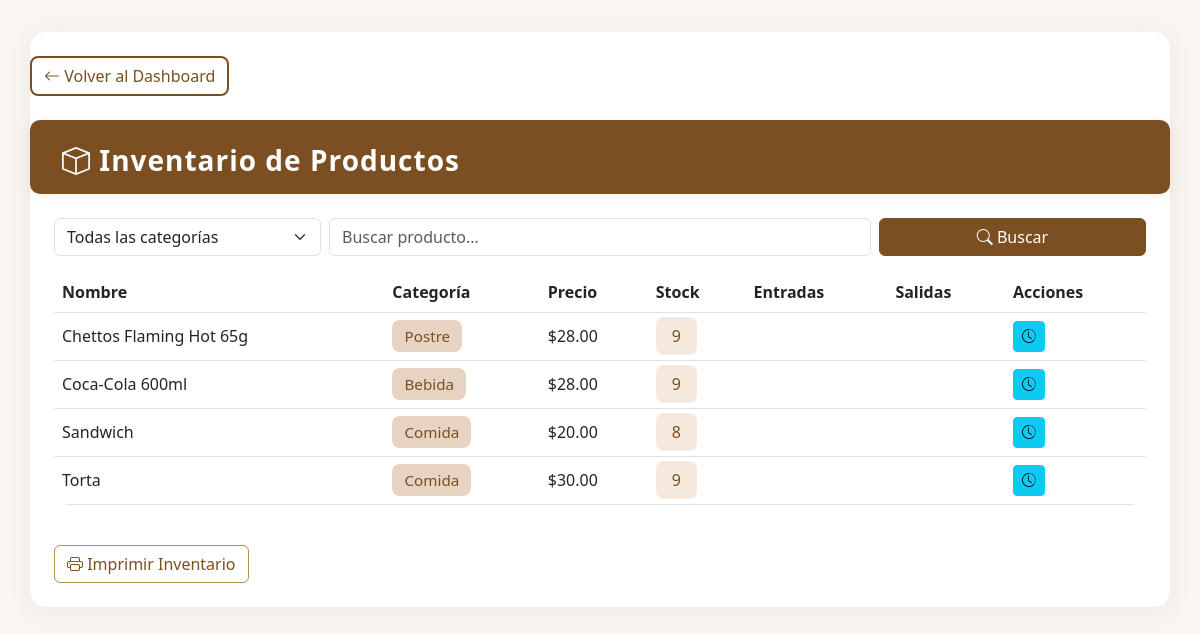
The page /view/inventario.php (signed in) on the database its author committed.
### tables this page shows
CREATE TABLE `productos` (
  `id` int(11) NOT NULL,
  `nombre` varchar(100) DEFAULT NULL,
  `precio` decimal(10,2) DEFAULT NULL,
  `tipo` varchar(20) NOT NULL DEFAULT 'bebida',
  `stock` int(11) NOT NULL DEFAULT 0
);

### model/ProductoModel.php (called while the page is built, shortened)
<?php
class ProductoModel {
    public static function buscarTodos($tipo = '', $q = '') {
        $pdo = Conexion::conectar();
        $sql = "SELECT * FROM productos WHERE 1";
        $params = [];
        $sql .= " ORDER BY nombre ASC";
        $stmt = $pdo->prepare($sql);
        $stmt->execute($params);
        return $stmt->fetchAll(PDO::FETCH_ASSOC);
    }
}

### view/inventario.php (the view, shortened to what this page needs)
<?php
require_once("../model/ProductoModel.php");
$tipo = $_GET['tipo'] ?? '';
$q = $_GET['q'] ?? '';
$productos = ProductoModel::buscarTodos($tipo, $q);
$rol = $_SESSION['rol'] ?? 'empleado';
?>
<!DOCTYPE html>
<html lang="es">
<head>
    <link href="https://cdn.jsdelivr.net/npm/bootstrap@5.3.0/dist/css/bootstrap.min.css" rel="stylesheet">
    <link rel="stylesheet" href="https://cdn.jsdelivr.net/npm/bootstrap-icons@1.11.3/font/bootstrap-icons.min.css">
</head>
<body>
<div class="container inventario-card">
    <a href="<?= $rol == 'gerente' ? 'dashboard_gerente.php' : 'dashboard_empleado.php' ?>" class="btn btn-volver mt-4">
        <i class="bi bi-arrow-left"></i> Volver al Dashboard
    </a>
    <div class="inventario-header shadow-card">
        <h3><i class="bi bi-box"></i> Inventario de Productos</h3>
    </div>
    <form class="row g-2 my-3 px-4" method="get">
        <div class="col-md-3">
            <select name="tipo" class="form-select" onchange="this.form.submit()">
                <option value="">Todas las categorías</option>
            </select>
        </div>
        <div class="col-md-6">
            <input type="text" name="q" class="form-control" placeholder="Buscar producto..." value="<?= htmlspecialchars($q) ?>">
        </div>
        <div class="col-md-3">
            <button class="btn btn-primary w-100"><i class="bi bi-search"></i> Buscar</button>
        </div>
    </form>
    <div class="table-responsive px-4 pb-4">
        <table class="table table-hover align-middle mb-0">
            <thead>
                <tr>
                    <th>Nombre</th>
                    <th>Categoría</th>
                    <th>Precio</th>
                    <th>Stock</th>
                    <th>Entradas</th>
                    <th>Salidas</th>
                    <th>Acciones</th>
                </tr>
            </thead>
            <tbody>
                <?php foreach($productos as $p): ?>
                <tr>
                    <td><?= htmlspecialchars($p['nombre']) ?></td>
                    <td>
                        <span class="categoria-badge"><?= ucfirst($p['tipo']) ?></span>
                    </td>
                    <td>$<?= number_format($p['precio'],2) ?></td>
                    <td>
                        <span class="badge-stock"><?= $p['stock'] ?></span>
                    </td>
                    <td>
                    </td>
                    <td>
                    </td>
                    <td class="acciones-btns">
                        <button class="btn btn-info btn-sm" title="Historial" onclick="verHistorial(<?= $p['id'] ?>, '<?= htmlspecialchars($p['nombre']) ?>')"><i class="bi bi-clock-history"></i></button>
                    </td>
                </tr>
                <?php endforeach; ?>
            </tbody>
        </table>
    </div>
    <div class="px-4 pb-4">
        <button class="btn btn-outline-secondary mt-3" onclick="window.print()"><i class="bi bi-printer"></i> Imprimir Inventario</button>
    </div>
</div>
</body>
</html>

### view/inventario.php (style rules this page uses)
body { background: #f9f5f1; }
.inventario-card { background: #fff; border-radius: 16px; box-shadow: 0 4px 24px rgba(120, 72, 32, 0.08); padding: 0; margin-top: 32px; margin-bottom: 32px; }
.inventario-header { background: #7b4f22; color: #fff; border-radius: 16px 16px 0 0; padding: 1.5rem 2rem 1rem 2rem; display: flex; justify-content: space-between; align-items: center; }
.inventario-header h3 { margin: 0; font-weight: bold; letter-spacing: 1px; }
.btn-volver { margin-bottom: 1.5rem; background: #fff; color: #7b4f22; border: 2px solid #7b4f22; border-radius: 8px; font-weight: 500; }
.table thead { background: #f5e9dd; color: #7b4f22; font-weight: bold; }
.table { background: #fff; border-radius: 0 0 16px 16px; overflow: hidden; }
.badge-stock { font-size: 1rem; background: #f5e9dd; color: #7b4f22; border-radius: 8px; padding: 0.5em 1em; }
.categoria-badge { font-size: 0.95rem; background: #e7d3c1; color: #7b4f22; border-radius: 8px; padding: 0.4em 0.8em; }
.acciones-btns .btn { margin-right: 2px; }
.btn-primary { background: #7b4f22; border-color: #7b4f22; }
.btn-outline-secondary { border-color: #b88c5a; color: #7b4f22; }
.shadow-card { box-shadow: 0 2px 12px rgba(120,72,32,0.08); border-radius: 10px; }

### rows shown on the page
productos: nombre "Chettos Flaming Hot 65g", tipo "Postre", precio "28.00", stock "9"
productos: nombre "Coca-Cola 600ml", tipo "Bebida", precio "28.00", stock "9"
productos: nombre "Sandwich", tipo "Comida", precio "20.00", stock "8"
productos: nombre "Torta", tipo "Comida", precio "30.00", stock "9"
